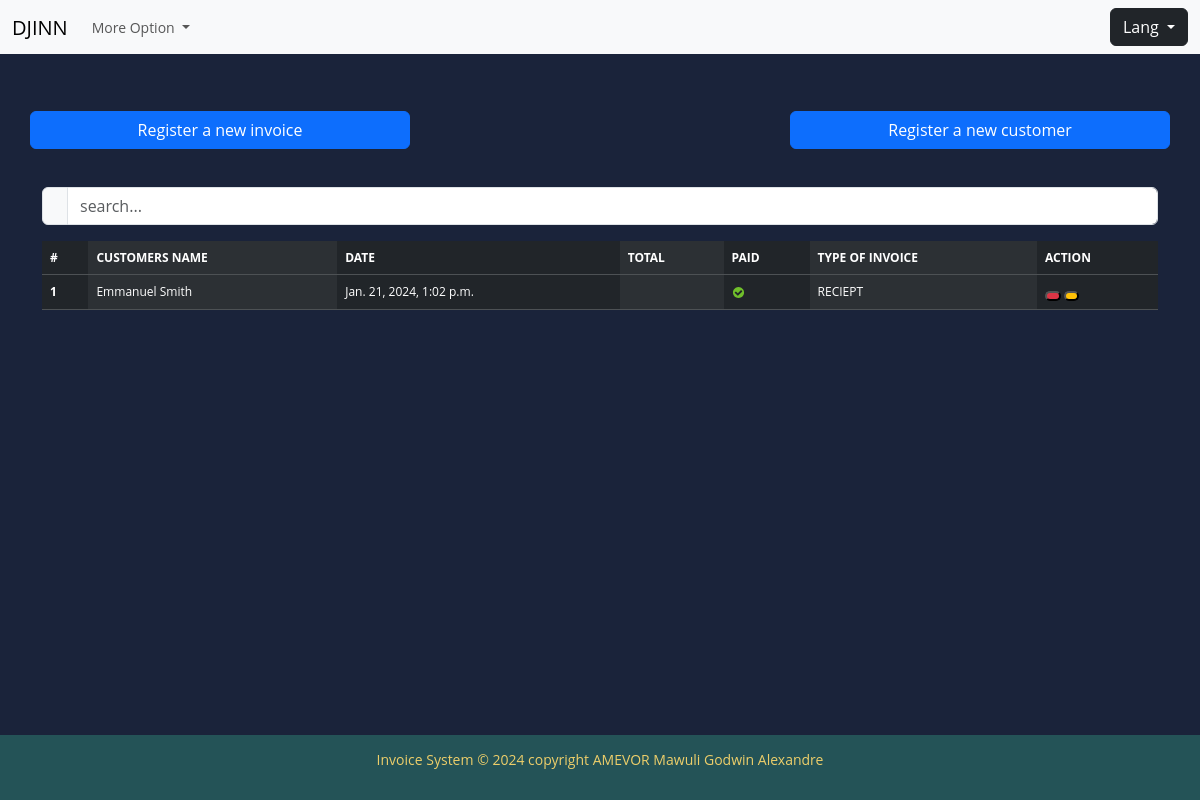
Before: / with the older database file.
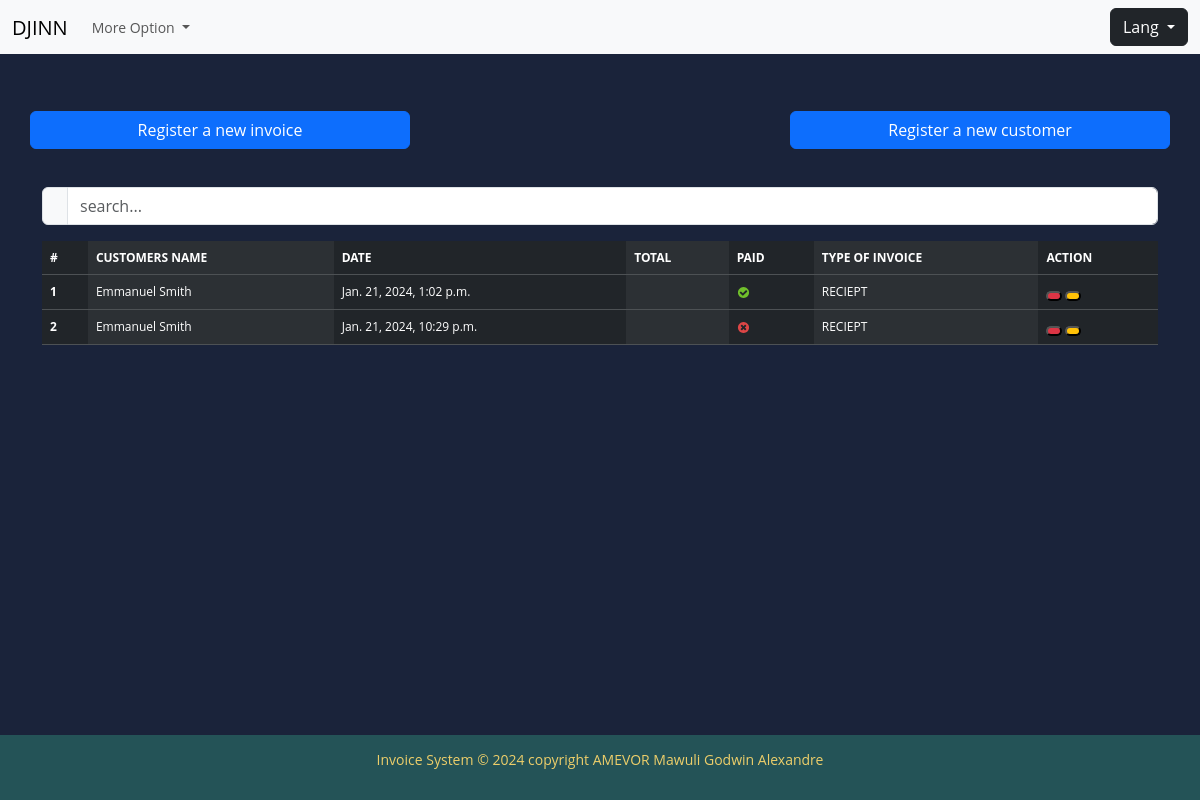
After: the same page with the newer database file.
### invoicing/models.py (models this page shows, shortened)
class Invoice(models.Model):
    INVOICE_TYPE = (
        ('R', 'RECIEPT'),
        ('P', 'PROFORMA INVOICE'),
        ('I', 'INVOICE'),
    )
    customer = models.ForeignKey(Customer, on_delete=models.PROTECT)
    save_by = models.ForeignKey(User, on_delete=models.PROTECT)
    incoice_date_time = models.DateTimeField(auto_now_add=True)
    total = models.DecimalField(max_digits=10000, decimal_places=2)
    last_update_at = models.DateTimeField(null=True, blank=True)
    paid = models.BooleanField(default=False)
    invoice_type = models.CharField(max_length=1, choices=INVOICE_TYPE)
    comments = models.TextField(null=True, blank=True, max_length=999)
    class Meta:
        verbose_name = 'Invoice'
        verbose_name_plural = 'Invoices'

class Customer(models.Model):
    SEX_TYPE = (
        ('M', 'Man'),
        ('W', 'Woman')
    )
    name = models.CharField(max_length=120)
    email = models.EmailField()
    phone = models.CharField(max_length=14)
    address = models.CharField(max_length=60)
    sexe = models.CharField(max_length=1, choices=SEX_TYPE)
    age = models.CharField(max_length=12)
    city = models.CharField(max_length=35)
    zip_code = models.CharField(max_length=16)
    created_at = models.DateTimeField(auto_now_add=True)
    save_by = models.ForeignKey(User, on_delete=models.PROTECT)
    class Meta:
        verbose_name = "Customer"
        verbose_name_plural = "Customers"

### invoicing/views.py (the view, shortened to what this page needs)
# urls.py: path('', views.HomeView.as_view(), name='home'),
class HomeView(View):
    template_name = 'index.html'
    invoices = Invoice.objects.select_related('customer', 'save_by').all()
    context = {
        'invoices': invoices
    }
    def get(self, request, *args, **kwargs):
        return render(request, self.template_name, self.context)

### templates/index.html (shortened to what this page needs)
{% extends "base.html" %}
{% load static %}
{% load bootstrap_icons %}
{% block content %}
<br><br>
<div class="row">
   <a href="{% url 'add-invoice' %}" class="btn col-md-4 btn-primary">
      Register a new invoice
   </a>
   <a href='#' class="col-md-4">
   </a>
   <a href= "{% url 'add-customer' %}" class="btn col-md-4 btn-primary">
       Register a new customer
   </a>
</div>
<br> <br>
<div class="input-group mb-3">
    <span class="input-group-text" id="basic-addon1">{% bs_icon 'search' %}</span>
    <input type="text" class="form-control" placeholder="search..." aria-label="search" aria-describedby="basic-addon1">
</div>
<div>
   <table class="table table-hover table-dark table-striped-columns">
        <thead>
         <tr>
            <th scope="col">#</th>
            <th scope="col">CUSTOMERS NAME</th>
            <th scope="col">DATE</th>
            <th scope="col">TOTAL</th>
            <th scope="col">PAID</th>
            <th scope="col">TYPE OF INVOICE</th>
            <th scope="col">ACTION</th>
         </tr>
      </thead>
      <tbody id="myTable">
         {% if invoices %}
         {% for facture in invoices %}
         <tr>
            <th scope="row">{{ facture.pk }}</th>
            <td>{{facture.customer.name}}</td>
            <td>{{facture.incoice_date_time}}</td>
            <td>{{ facture.get_total }}</td>
            <td>
                {% if facture.paid %}
                    <img src="{% static 'images/icon-yes.svg' %}" alt="True">
                {% else %}
                    <img src="{% static 'images/icon-no.svg' %}" alt="False">
                {% endif %}
            </td>
            <td>{{facture.get_invoice_type_display }}</td>
            <td>
               <button id="btn-invoice-sup" type="button" data-bs-toggle="modal" data-bs-target="#supprimer"
                  class="badge text-white bg-danger" data-bs-title="Supprimer" data-bs-id="{{ facture.pk }}"
                  data-bs-customer="{{facture.customer.name}}">{% bs_icon 'trash3' %}
               </button>
               <button id="btn-invoice-mod" type="button" data-bs-toggle="modal" data-bs-title="Modifier" data-bs-target="#modifier"
                  data-bs-id="{{facture.pk}}" data-bs-customer="{{facture.customer.name}}"
                  class="badge text-dark bg-warning">{% bs_icon 'screwdriver' %}
               </button>
            </td>
        </tr>
        {% endfor %}
        {% else %}
            <p class="text-center text-white">No invoice found.</p>
        {% endif %}
    </tbody>
   </table>
</div>
<br><br>
{% endblock %}

### templates/base.html (shortened to what this page needs)
<!DOCTYPE html>
{% load static %}
{% load bootstrap_icons %}
<html lang="en">
<head>
    <link href="https://cdn.jsdelivr.net/npm/bootstrap@5.3.2/dist/css/bootstrap.min.css" rel="stylesheet">
    <link rel="stylesheet" href="{% static 'style.css' %}">
</head>
<body>
    <header>
        <nav class="navbar navbar-expand-lg bg-body-tertiary">
            <div class="container-fluid">
              <a class="navbar-brand" href="/">DJINN</a>
              <div class="collapse navbar-collapse" id="navbarSupportedContent">
                <ul class="navbar-nav me-auto mb-2 mb-lg-0">
                  <li class="nav-item dropdown">
                    <a class="nav-link dropdown-toggle" href="#" role="button" data-bs-toggle="dropdown" aria-expanded="false">
                      More Option
                    </a>
                  </li>
                </ul>
                <ul class="navbar-nav">
                    <li class="nav-item dropdown">
                      <button class="btn btn-dark dropdown-toggle" data-bs-toggle="dropdown" aria-expanded="false">
                        {% bs_icon 'translate' %} Lang
                      </button>
                    </li>
                  </ul>
              </div>
            </div>
          </nav>
    </header>
    <div class="container">
        <div class="wrapper">
            <br>
        </div>
    </div>
    <div class="container">
        {% block content %}
        {% endblock content %}
    </div>
    <footer>
        <div class="container">
            <p>Invoice System &copy; 2024 copyright AMEVOR Mawuli Godwin Alexandre</p>
        </div>
    </footer>
</body>
</html>

### static/style.css (style rules this page uses)
* { margin: 0; padding: 0; box-sizing: border-box; }
body { font: 400 .875rem 'Open Sans', sans-serif; color: #bcd0f7; background: #1A233A; position: relative; height: 100%; overflow: scroll; }
footer { background-color: #245357; color: #edce6a; padding: 15px 0; position: fixed; bottom: 0; width: 100%; text-align: center; }
.table { background-color: #1a243a; color: #bcd0f7; font-size: .75rem; }

Changed rows visible on the page:
added Invoice: pk "2", customer.name "Emmanuel Smith", incoice_date_time "Jan. 21, 2024, 10:29 p.m.", paid False (drawn), invoice_type "RECIEPT"
